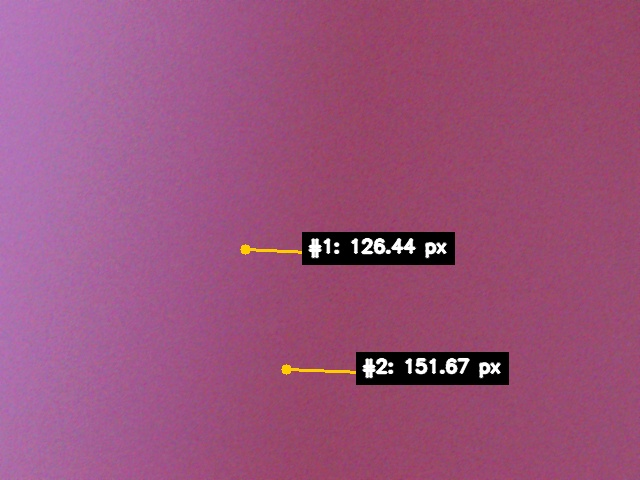
#> input picture 2026-09-18_14-05-45.jpg, 640 x 480 px
$ python -i imaging.py   (imports and definitions only)
#> lines starting #> are read from the running program, lines starting #| are printed output that depends on the picture
#> further down, picture is the input picture: shape (480, 640, 3); mean B, G, R 124, 81.1, 155
"""Shared image processing helpers used by every camera driver and the GUI."""

from typing import Optional

import cv2
import numpy as np

import config


def create_histogram(
    image: np.ndarray, height: int = config.HISTOGRAM_HEIGHT
) -> np.ndarray:
    # HEADER: Renders a grayscale histogram at the requested height.
#> called with height = 150
    if image.ndim == 3 and image.shape[2] == 1:
        gray = image[:, :, 0]
    elif image.ndim == 3 and image.shape[2] == 3:
        gray = cv2.cvtColor(image, cv2.COLOR_BGR2GRAY)
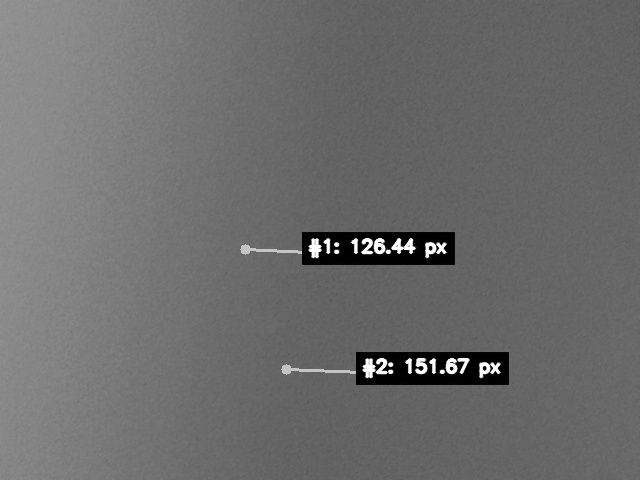
#> gray: shape (480, 640); min 0, max 255, mean 108.1
    elif image.ndim == 3 and image.shape[2] == 4:
        gray = cv2.cvtColor(image, cv2.COLOR_BGRA2GRAY)
    else:
        gray = image

    hist = cv2.calcHist(
        [gray], [0], None, [config.HISTOGRAM_BIN_COUNT], [0, 256]
    )
#> hist = 256 values, max 24230 at index 101, min 0 at index 82, mean 1200
    cv2.normalize(hist, hist, 0, height - 1, cv2.NORM_MINMAX)

    canvas = np.zeros((height, config.HISTOGRAM_WIDTH), dtype=np.uint8)
    for i in range(1, config.HISTOGRAM_BIN_COUNT):
        y1 = int(height - 1 - hist[i - 1][0])
        y2 = int(height - 1 - hist[i][0])
        cv2.line(canvas, (i - 1, y1), (i, y2), 255, 1)
#> this loop made 255 passes
#> (y1, y2) on passes 1 to 3: (123, 141), (141, 144), (144, 147)
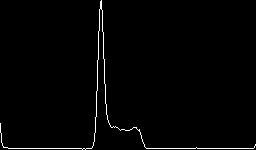
#> canvas: shape (150, 256); 1.4% white in thin lines or dots

    return canvas


# [130 lines left out: functions ensure_bgr, draw_measurements, create_no_signal_frame, encode_jpeg, not called in this run]

>>> import cv2
>>> picture = cv2.imread('../2026-09-18_14-05-45.jpg')
>>> result = create_histogram(picture)
